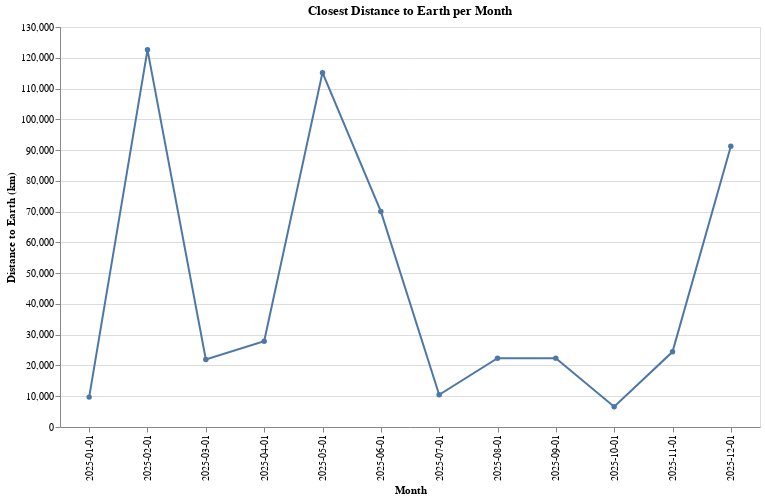

Notebook code cell kept with this figure:
### Code cell
top3_closest_asteroids = pd.read_csv('top3_closest_asteroids.csv')

closest_per_month = top3_closest_asteroids[
    top3_closest_asteroids['ranked'] == 1
].sort_values('month')

alt.Chart(closest_per_month).mark_line(point=True).encode(
    x=alt.X('month', title='Month'),
    y=alt.Y('miss_distance_km', title='Distance to Earth (km)')
).properties(
    width=700,
    height=400,
    title='Closest Distance to Earth per Month'
)

### Figure 1 — Vega-Lite specification as saved in the notebook (floating-point values rounded to 4 significant figures)
{"config": {"view": {"continuousWidth": 300, "continuousHeight": 300}}, "data": {"name": "data-3b584e53df73453b3742f6f9cd5cea95"}, "mark": {"type": "line", "point": true}, "encoding": {"x": {"field": "month", "title": "Month", "type": "nominal"}, "y": {"field": "miss_distance_km", "title": "Distance to Earth (km)", "type": "quantitative"}}, "height": 400, "title": "Closest Distance to Earth per Month", "width": 700, "$schema": "https://vega.github.io/schema/vega-lite/v6.1.0.json", "datasets": {"data-3b584e53df73453b3742f6f9cd5cea95": [{"month": "2025-01-01", "id": 54517683, "name": "(2025 BP6)", "velocity_kph": 75770.0, "miss_distance_km": 9712.0, "is_potentially_hazardous_asteroid": false, "ranked": 1}, {"month": "2025-02-01", "id": 54520041, "name": "(2025 DW)", "velocity_kph": 28580.0, "miss_distance_km": 122600.0, "is_potentially_hazardous_asteroid": false, "ranked": 1}, {"month": "2025-03-01", "id": 54524629, "name": "(2025 FY6)", "velocity_kph": 84340.0, "miss_distance_km": 21940.0, "is_potentially_hazardous_asteroid": false, "ranked": 1}, {"month": "2025-04-01", "id": 54527124, "name": "(2025 HH)", "velocity_kph": 33360.0, "miss_distance_km": 27860.0, "is_potentially_hazardous_asteroid": false, "ranked": 1}, {"month": "2025-05-01", "id": 54532864, "name": "(2025 KF)", "velocity_kph": 41700.0, "miss_distance_km": 115200.0, "is_potentially_hazardous_asteroid": false, "ranked": 1}, {"month": "2025-06-01", "id": 54537805, "name": "(2025 MJ91)", "velocity_kph": 27020.0, "miss_distance_km": 70070.0, "is_potentially_hazardous_asteroid": false, "ranked": 1}, {"month": "2025-07-01", "id": 54538345, "name": "(2025 OS)", "velocity_kph": 45730.0, "miss_distance_km": 10460.0, "is_potentially_hazardous_asteroid": false, "ranked": 1}, {"month": "2025-08-01", "id": 54540493, "name": "(2025 PF2)", "velocity_kph": 47010.0, "miss_distance_km": 22360.0, "is_potentially_hazardous_asteroid": false, "ranked": 1}, {"month": "2025-09-01", "id": 54546914, "name": "(2025 SU4)", "velocity_kph": 33050.0, "miss_distance_km": 22380.0, "is_potentially_hazardous_asteroid": false, "ranked": 1}, {"month": "2025-10-01", "id": 54555306, "name": "(2025 UC11)", "velocity_kph": 40910.0, "miss_distance_km": 6599.0, "is_potentially_hazardous_asteroid": false, "ranked": 1}, {"month": "2025-11-01", "id": 54564655, "name": "(2025 WV13)", "velocity_kph": 38190.0, "miss_distance_km": 24430.0, "is_potentially_hazardous_asteroid": false, "ranked": 1}, {"month": "2025-12-01", "id": 54568729, "name": "(2025 YE2)", "velocity_kph": 31820.0, "miss_distance_km": 91240.0, "is_potentially_hazardous_asteroid": false, "ranked": 1}]}}
